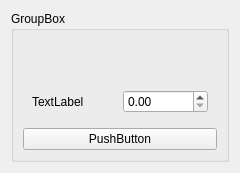
<?xml version="1.0" encoding="UTF-8"?>
<ui version="4.0">
 <class>ManageSceneTimePoints</class>
 <widget class="QWidget" name="ManageSceneTimePoints">
  <property name="geometry">
   <rect>
    <x>0</x>
    <y>0</y>
    <width>240</width>
    <height>173</height>
   </rect>
  </property>
  <property name="windowTitle">
   <string>Form</string>
  </property>
  <layout class="QVBoxLayout" name="verticalLayout">
   <item>
    <widget class="SideWidgetGroupBox" name="groupBox">
     <property name="title">
      <string>GroupBox</string>
     </property>
     <layout class="QVBoxLayout" name="verticalLayout_2">
      <item>
       <widget class="BaseEntityComboBox" name="widget_2" native="true"/>
      </item>
      <item>
       <widget class="QWidget" name="widget_3" native="true">
        <layout class="QHBoxLayout" name="horizontalLayout">
         <item>
          <widget class="QLabel" name="label">
           <property name="text">
            <string>TextLabel</string>
           </property>
          </widget>
         </item>
         <item>
          <widget class="QDoubleSpinBox" name="doubleSpinBox"/>
         </item>
        </layout>
       </widget>
      </item>
      <item>
       <widget class="QPushButton" name="pushButton">
        <property name="text">
         <string>PushButton</string>
        </property>
       </widget>
      </item>
     </layout>
    </widget>
   </item>
  </layout>
 </widget>
 <customwidgets>
  <customwidget>
   <class>SideWidgetGroupBox</class>
   <extends>QGroupBox</extends>
   <header location="global">GUI/SideWidgetComponents/SideWidgetGroupBox.h</header>
   <container>1</container>
  </customwidget>
  <customwidget>
   <class>BaseEntityComboBox</class>
   <extends>QWidget</extends>
   <header location="global">GUI/BasicWidgets/BaseEntityComboBox.h</header>
   <container>1</container>
  </customwidget>
 </customwidgets>
 <resources/>
 <connections/>
</ui>
